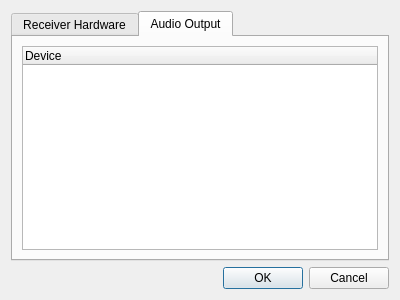
<?xml version="1.0" encoding="UTF-8"?>
<ui version="4.0">
 <class>PreferencesDialog</class>
 <widget class="QDialog" name="PreferencesDialog">
  <property name="geometry">
   <rect>
    <x>0</x>
    <y>0</y>
    <width>400</width>
    <height>300</height>
   </rect>
  </property>
  <property name="windowTitle">
   <string>Dialog</string>
  </property>
  <layout class="QVBoxLayout" name="verticalLayout">
   <item>
    <widget class="QTabWidget" name="tabWidget">
     <property name="currentIndex">
      <number>1</number>
     </property>
     <widget class="QWidget" name="tab">
      <attribute name="title">
       <string>Receiver Hardware</string>
      </attribute>
      <layout class="QVBoxLayout" name="verticalLayout_2">
       <item>
        <widget class="QTreeWidget" name="treeWidget">
         <column>
          <property name="text">
           <string notr="true">1</string>
          </property>
         </column>
        </widget>
       </item>
      </layout>
     </widget>
     <widget class="QWidget" name="tab_2">
      <attribute name="title">
       <string>Audio Output</string>
      </attribute>
      <layout class="QVBoxLayout" name="verticalLayout_3">
       <item>
        <widget class="QTreeWidget" name="audioTree">
         <column>
          <property name="text">
           <string notr="true">Device</string>
          </property>
         </column>
        </widget>
       </item>
      </layout>
     </widget>
    </widget>
   </item>
   <item>
    <widget class="QDialogButtonBox" name="buttonBox">
     <property name="orientation">
      <enum>Qt::Horizontal</enum>
     </property>
     <property name="standardButtons">
      <set>QDialogButtonBox::Cancel|QDialogButtonBox::Ok</set>
     </property>
    </widget>
   </item>
  </layout>
 </widget>
 <tabstops>
  <tabstop>buttonBox</tabstop>
  <tabstop>tabWidget</tabstop>
  <tabstop>treeWidget</tabstop>
  <tabstop>audioTree</tabstop>
 </tabstops>
 <resources/>
 <connections>
  <connection>
   <sender>buttonBox</sender>
   <signal>accepted()</signal>
   <receiver>PreferencesDialog</receiver>
   <slot>accept()</slot>
   <hints>
    <hint type="sourcelabel">
     <x>248</x>
     <y>254</y>
    </hint>
    <hint type="destinationlabel">
     <x>157</x>
     <y>274</y>
    </hint>
   </hints>
  </connection>
  <connection>
   <sender>buttonBox</sender>
   <signal>rejected()</signal>
   <receiver>PreferencesDialog</receiver>
   <slot>reject()</slot>
   <hints>
    <hint type="sourcelabel">
     <x>316</x>
     <y>260</y>
    </hint>
    <hint type="destinationlabel">
     <x>286</x>
     <y>274</y>
    </hint>
   </hints>
  </connection>
 </connections>
</ui>
